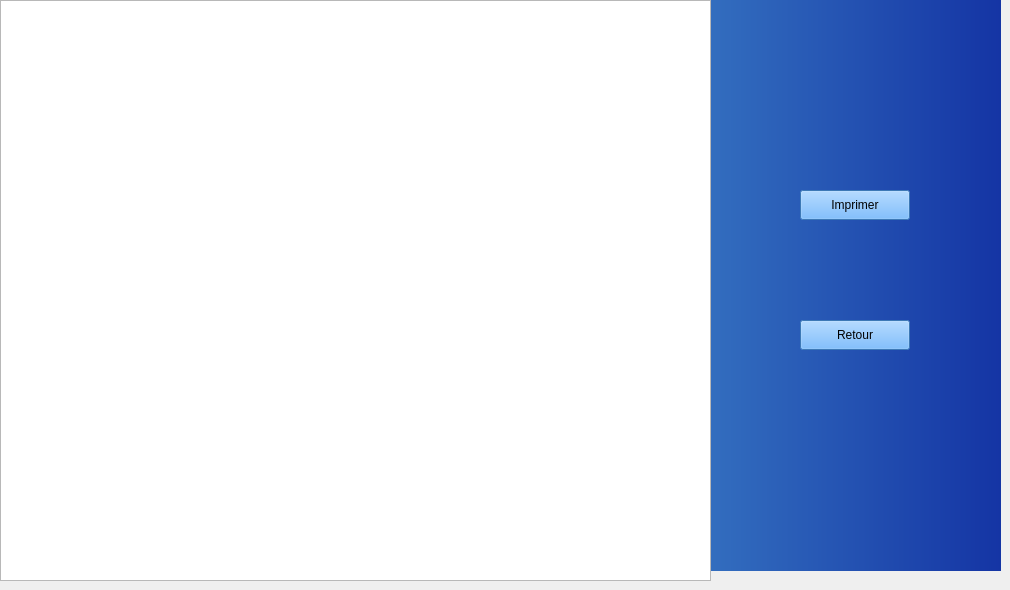
   <widget class="QWidget" name="Pdf_2">
    <attribute name="icon">
     <iconset resource="Ressources.qrc">
      <normaloff>:/Boutons/Bottons/Pdf.png</normaloff>:/Boutons/Bottons/Pdf.png</iconset>
    </attribute>
    <attribute name="title">
     <string>Pdf</string>
    </attribute>
    <widget class="QTextEdit" name="PDF">
     <property name="geometry">
      <rect>
       <x>0</x>
       <y>0</y>
       <width>711</width>
       <height>581</height>
      </rect>
     </property>
     <property name="readOnly">
      <bool>true</bool>
     </property>
    </widget>
    <widget class="QPushButton" name="pushButton_pdf_2">
     <property name="geometry">
      <rect>
       <x>800</x>
       <y>190</y>
       <width>110</width>
       <height>30</height>
      </rect>
     </property>
     <property name="styleSheet">
      <string notr="true">font: 12pt &quot;Franklin Gothic Demi Cond&quot;;
background-color: rgb(85, 170, 255);
selection-color: rgb(85, 255, 255);
selection-background-color: rgb(255, 255, 255);</string>
     </property>
     <property name="text">
      <string>Imprimer</string>
     </property>
     <property name="icon">
      <iconset resource="Ressources.qrc">
       <normaloff>:/Boutons/Bottons/Pdf.png</normaloff>:/Boutons/Bottons/Pdf.png</iconset>
     </property>
    </widget>
    <widget class="QPushButton" name="pushButton_18">
     <property name="geometry">
      <rect>
       <x>800</x>
       <y>320</y>
       <width>110</width>
       <height>30</height>
      </rect>
     </property>
     <property name="styleSheet">
      <string notr="true">font: 12pt &quot;Franklin Gothic Demi Cond&quot;;
background-color: rgb(85, 170, 255);
selection-color: rgb(85, 255, 255);
selection-background-color: rgb(255, 255, 255);</string>
     </property>
     <property name="text">
      <string>Retour</string>
     </property>
     <property name="icon">
      <iconset resource="Ressources.qrc">
       <normaloff>:/Boutons/Bottons/Retour.png</normaloff>:/Boutons/Bottons/Retour.png</iconset>
     </property>
    </widget>
    <widget class="QLabel" name="label_backg_6">
     <property name="geometry">
      <rect>
       <x>0</x>
       <y>0</y>
       <width>1001</width>
       <height>571</height>
      </rect>
     </property>
     <property name="styleSheet">
      <string notr="true">background-color:qlineargradient(spread:pad, x1:0, y1:0, x2:1, y2:0, stop:0 rgba(125, 249, 255, 255), stop:1 rgba(20, 52, 164, 255));
color:rgb(243, 252, 255);</string>
     </property>
     <property name="text">
      <string/>
     </property>
    </widget>
    <zorder>label_backg_6</zorder>
    <zorder>PDF</zorder>
    <zorder>pushButton_pdf_2</zorder>
    <zorder>pushButton_18</zorder>
   </widget>
